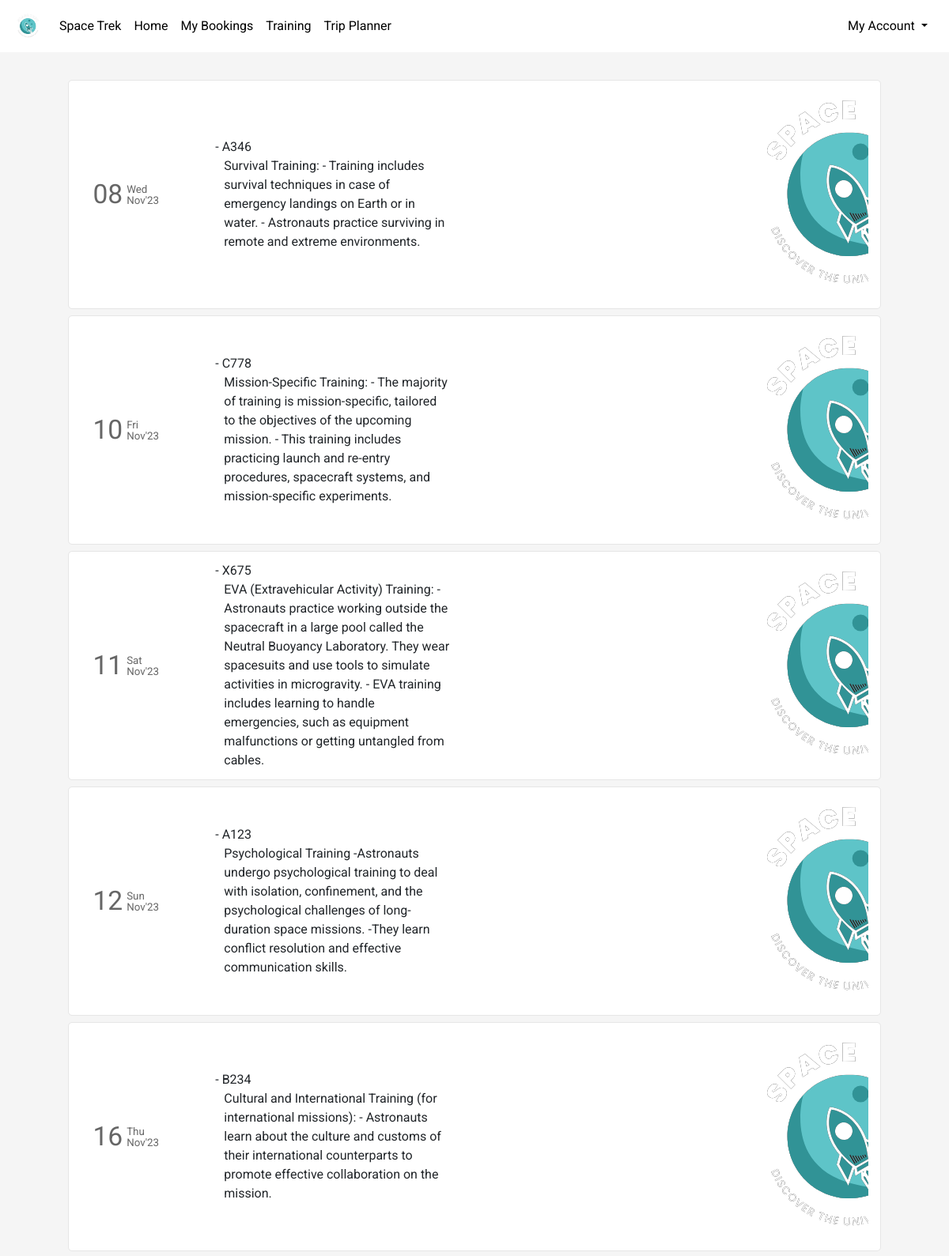
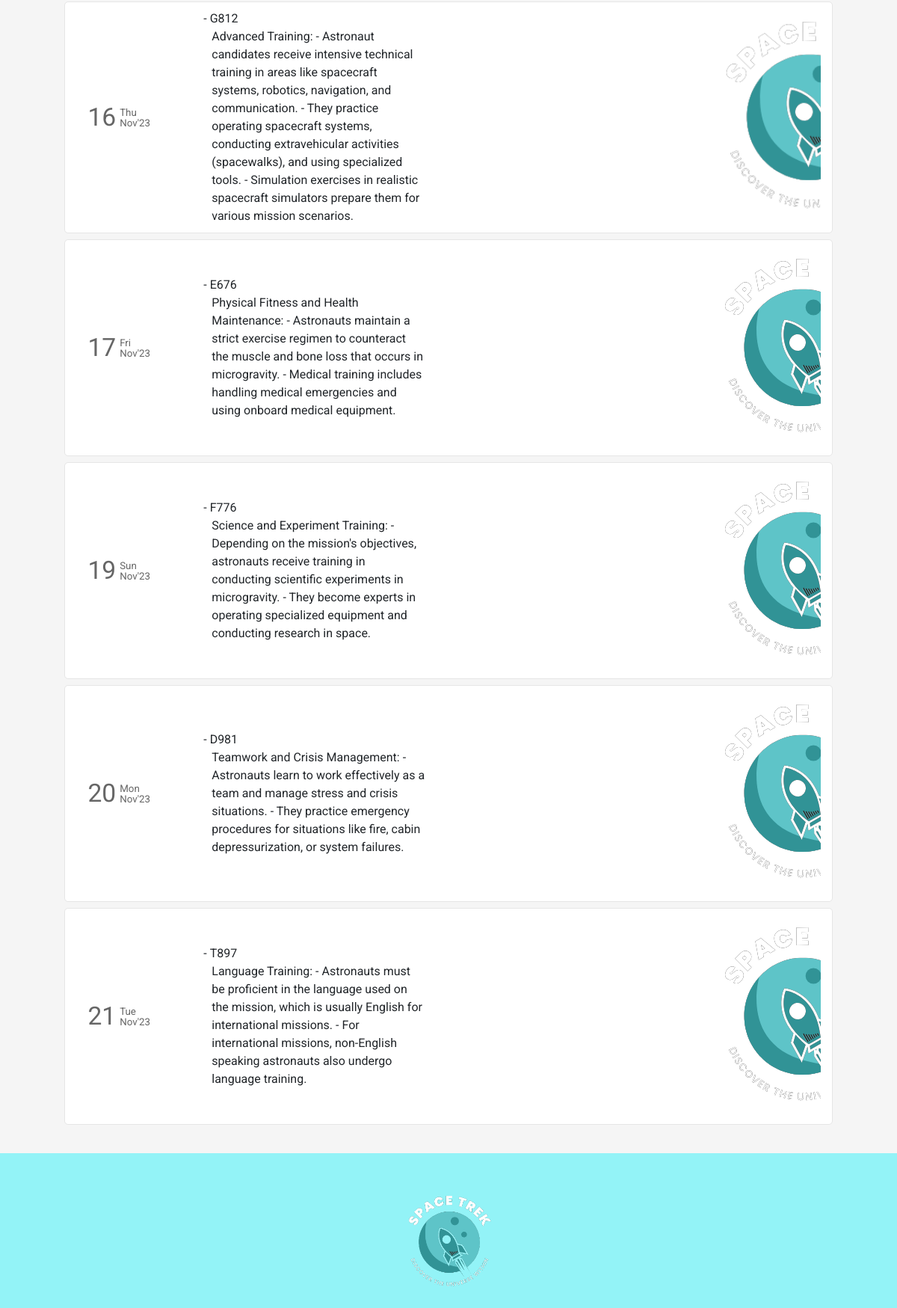
The app's page /flight/training (signed in, upper part) with its own data (2 pictures, top to bottom).
### flight/models.py (models this page shows, shortened)
class Training(models.Model):
    ref_no = models.CharField(max_length=6, unique=True)
    desc = models.TextField(default='')
    course_sdate = models.DateField(blank=True, null=True)
    course_edate = models.DateField(blank=True, null=True)
    course_fare = models.FloatField(blank=True,null=True)
    other_charges = models.FloatField(blank=True,null=True)
    total_fare = models.FloatField(blank=True, null=True)
    last_date = models.DateTimeField(default=datetime.now)
    mobile = models.CharField(max_length=20,blank=True)
    email = models.EmailField(max_length=45, blank=True)

### flight/views.py (the view)
# urls.py: path('flight/training', views.training, name="training"),
def training(request):
    if request.user.is_authenticated:
        trainings = Training.objects.all().order_by('course_sdate')
        return render(request, 'flight/training.html', {
            'page': 'trainings',
            'trainings': trainings
        })
    else:
        return HttpResponseRedirect(reverse('login'))

### flight/templates/flight/training.html (shortened to what this page needs)
{% extends 'flight/layout.html' %}
{% load static %}
{% block head %}
    <link rel="stylesheet" href="{% static 'css/bookings_style.css' %}">
{% endblock head %}
{% block body %}
    <section class="section section1">
        <div class="container">
            {% if trainings %}
                {% for training in trainings %}
                    <div class="row each-booking-div" id="{{training.ref_no}}">
                        <div class="col-2" style="display: flex;">
                            <div style="display: flex; color: #666666; margin-top: auto;">
                                <div>
                                    <span style="font-size: 2.1em;">{{training.course_sdate | date:"d"}}</span>
                                </div>
                                <div style="font-size: smaller; display: flex; margin: auto 0; padding-left: 5px; line-height: 1em;">
                                    <div style="margin: auto;">
                                        <div style="margin-bottom: 1px;">{{training.course_edate | date:"D"}}</div>
                                        <div style="margin-top: 1px;">{{training.course_edate | date:"M'y"}}</div>
                                    </div>
                                </div>
                            </div>
                        </div>
                        <div class="col-8 middle-div">
                            <div style="width:100%">
                                <div class="row places-div" style=" display: flex;">
                                    <div>&nbsp;-&nbsp;</div>
                                    <div style="max-width: 45%;">{{training.ref_no}}</div>
                                </div>
                                    <div style="max-width: 45%;"><bold>{{training.desc}}</bold></div>
                            </div>
                        </div>
                        <div class="col-2 middle-div">
                            <img src="{% static 'img/icon.png'%}">
                        </div>
                    </div>
                {% endfor %}
            {% endif %}
        </div>
    </section>
{% endblock %}

### flight/static/css/layout_style.css (style rules this page uses)
body { margin: 0px; padding: 0px; font-family: "Rubik", sans-serif; font-weight: normal; font-style: normal; min-width: 250px; }
.section { background-size: cover; background-position: center; background-repeat: no-repeat; padding: 30px 50px; min-height: 100vh; }

### flight/static/css/bookings_style.css (style rules this page uses)
* { font-family: 'Roboto', sans-serif; }
body { background-color: #f5f5f5; word-wrap: break-word; }
.container { cursor: pointer; }
.each-booking-div { width: 96%; margin: 5px auto 8px auto; transition-duration: .4s; padding: 10px 15px; background-color: #fff; border: 1px solid #e6e6e6; border-radius: 5px; }
.each-booking-div > div { display: flex; overflow: auto; }
.each-booking-div > div > div { margin-top: auto; margin-bottom: auto; width: 100%; }

### records on screen
Training: course_sdate "08", course_edate "Wed", course_edate "Nov'23", ref_no "A346", desc "Survival Training: - Training includes survival techniques in case of emergency landings on Earth or in water. - Astronauts practice surviving in remote and extreme environments."
Training: course_sdate "10", course_edate "Fri", course_edate "Nov'23", ref_no "C778", desc "Mission-Specific Training: - The majority of training is mission-specific, tailored to the objectives of the upcoming mission. - This training includes practicing launch and re-entry procedures, spacecraft systems, and mission-specific experiments."
Training: course_sdate "11", course_edate "Sat", course_edate "Nov'23", ref_no "X675", desc "EVA (Extravehicular Activity) Training: - Astronauts practice working outside the spacecraft in a large pool called the Neutral Buoyancy Laboratory. They wear spacesuits and use tools to simulate activities in microgravity. - EVA training includes learning to handle emergencies, such as equipment malfunctions or getting untangled from cables."
Training: course_sdate "12", course_edate "Sun", course_edate "Nov'23", ref_no "A123", desc "Psychological Training -Astronauts undergo psychological training to deal with isolation, confinement, and the psychological challenges of long-duration space missions. -They learn conflict resolution and effective communication skills."
Training: course_sdate "16", course_edate "Thu", course_edate "Nov'23", ref_no "B234", desc "Cultural and International Training (for international missions): - Astronauts learn about the culture and customs of their international counterparts to promote effective collaboration on the mission."
Training: course_sdate "16", course_edate "Thu", course_edate "Nov'23", ref_no "G812", desc "Advanced Training: - Astronaut candidates receive intensive technical training in areas like spacecraft systems, robotics, navigation, and communication. - They practice operating spacecraft systems, conducting extravehicular activities (spacewalks), and using specialized tools. - Simulation exercises in realistic spacecraft simulators prepare them for various mission scenarios."
Training: course_sdate "17", course_edate "Fri", course_edate "Nov'23", ref_no "E676", desc "Physical Fitness and Health Maintenance: - Astronauts maintain a strict exercise regimen to counteract the muscle and bone loss that occurs in microgravity. - Medical training includes handling medical emergencies and using onboard medical equipment."
Training: course_sdate "19", course_edate "Sun", course_edate "Nov'23", ref_no "F776", desc "Science and Experiment Training: - Depending on the mission's objectives, astronauts receive training in conducting scientific experiments in microgravity. - They become experts in operating specialized equipment and conducting research in space."
Training: course_sdate "20", course_edate "Mon", course_edate "Nov'23", ref_no "D981", desc "Teamwork and Crisis Management: - Astronauts learn to work effectively as a team and manage stress and crisis situations. - They practice emergency procedures for situations like fire, cabin depressurization, or system failures."
Training: course_sdate "21", course_edate "Tue", course_edate "Nov'23", ref_no "T897", desc "Language Training: - Astronauts must be proficient in the language used on the mission, which is usually English for international missions. - For international missions, non-English speaking astronauts also undergo language training."
